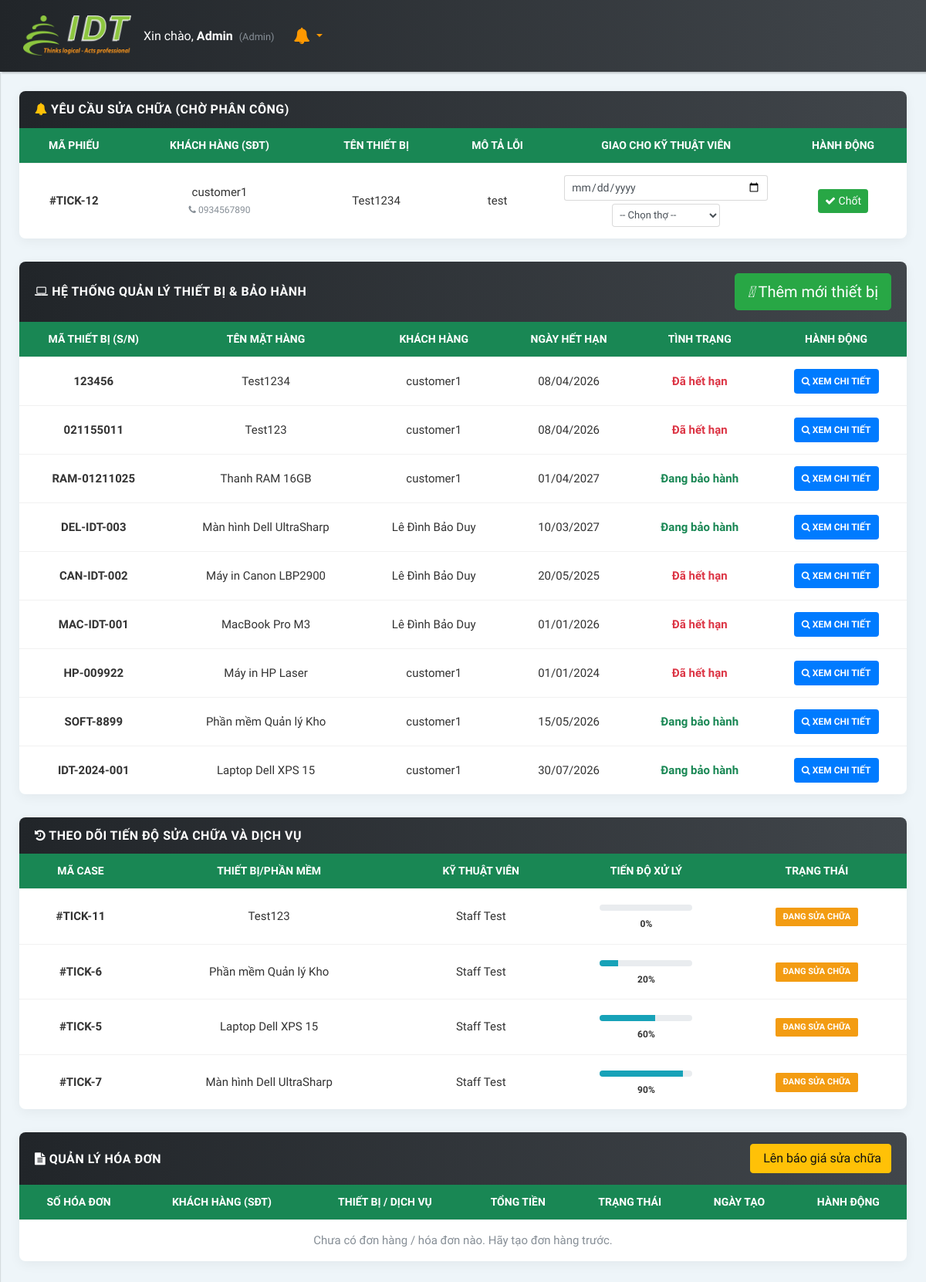
Before: /frontend/admin/quanly.php (signed in) with the older database file.
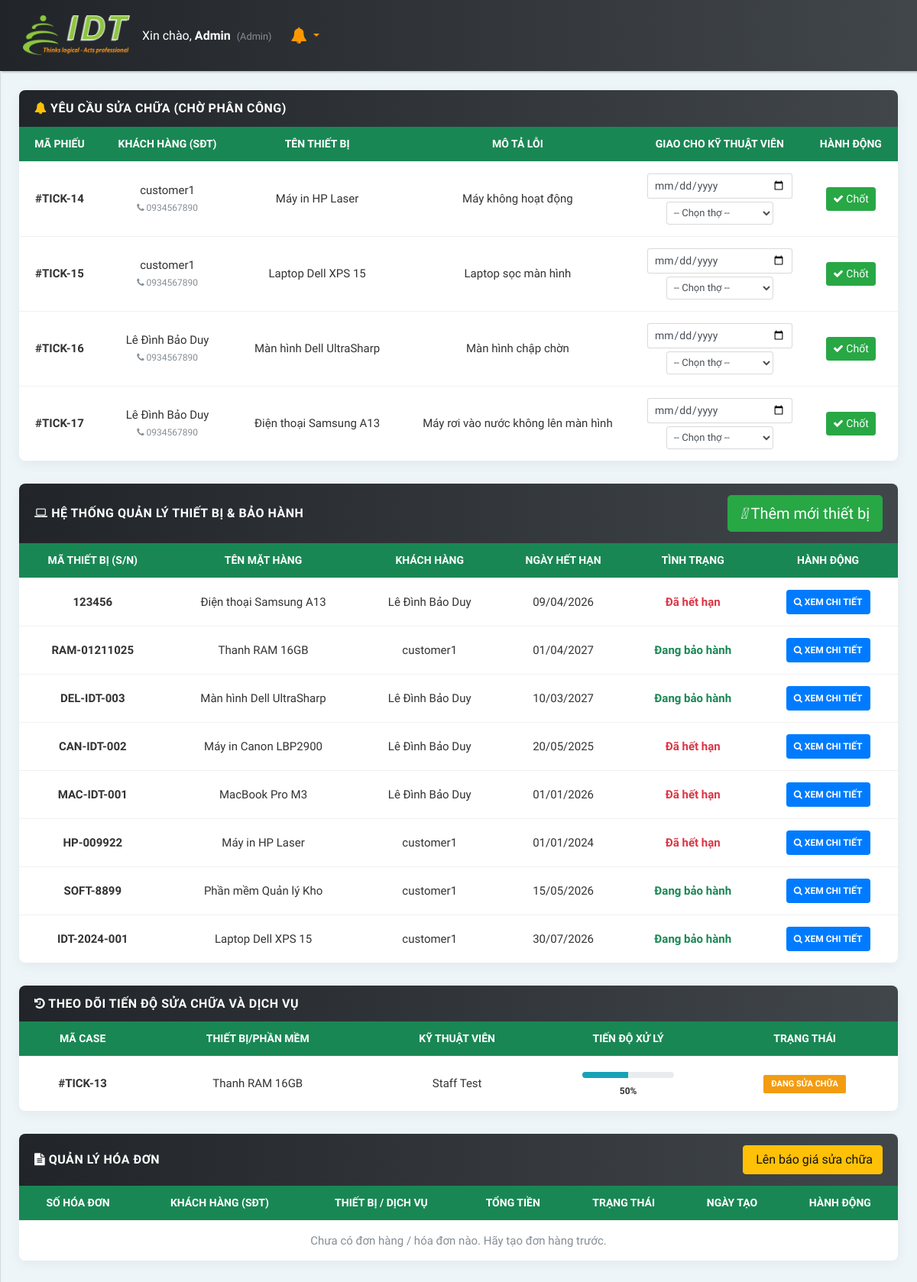
After: the same page with the newer database file.
### tables this page shows
CREATE TABLE `repair_tickets` (
  `id` int(11) NOT NULL,
  `device_id` int(11) DEFAULT NULL,
  `device_name` varchar(150) DEFAULT NULL,
  `reported_serial` varchar(100) DEFAULT NULL,
  `customer_id` int(11) NOT NULL,
  `assigned_to` int(11) DEFAULT NULL,
  `user_id` int(11) DEFAULT NULL,
  `received_date` date DEFAULT NULL,
  `assigned_date` date DEFAULT NULL,
  `due_date` date DEFAULT NULL,
  `description` text DEFAULT NULL,
  `status` enum('pending','repairing','completed','cancelled') DEFAULT 'pending',
  `progress` int(3) NOT NULL DEFAULT 0,
  `created_at` timestamp NOT NULL DEFAULT current_timestamp(),
  `updated_at` timestamp NOT NULL DEFAULT current_timestamp() ON UPDATE current_timestamp()
);

CREATE TABLE `customers` (
  `id` int(11) NOT NULL,
  `name` varchar(150) NOT NULL,
  `phone` varchar(50) DEFAULT NULL,
  `email` varchar(150) NOT NULL,
  `password` varchar(255) NOT NULL,
  `address` text DEFAULT NULL,
  `created_at` timestamp NOT NULL DEFAULT current_timestamp(),
  `updated_at` timestamp NOT NULL DEFAULT current_timestamp() ON UPDATE current_timestamp()
);

CREATE TABLE `devices` (
  `id` int(11) NOT NULL,
  `name` varchar(150) NOT NULL,
  `serial_number` varchar(100) DEFAULT NULL,
  `customer_id` int(11) DEFAULT NULL,
  `type` enum('hardware','software') NOT NULL,
  `warranty_start_date` date DEFAULT NULL,
  `warranty_end_date` date DEFAULT NULL,
  `status` enum('active','expired','repairing') DEFAULT 'active',
  `created_at` timestamp NOT NULL DEFAULT current_timestamp(),
  `updated_at` timestamp NOT NULL DEFAULT current_timestamp() ON UPDATE current_timestamp()
);

CREATE TABLE `users` (
  `id` int(11) NOT NULL,
  `name` varchar(100) DEFAULT NULL,
  `email` varchar(150) DEFAULT NULL,
  `password` varchar(255) NOT NULL,
  `role` enum('admin','manager','staff') NOT NULL DEFAULT 'staff',
  `created_at` timestamp NOT NULL DEFAULT current_timestamp(),
  `updated_at` timestamp NOT NULL DEFAULT current_timestamp() ON UPDATE current_timestamp()
);

### frontend/admin/quanly.php (the view, shortened to what the rows shown need)
<?php
require_once "../../backend/config/database.php";
$currentRole = $_SESSION['role'];
$sql_pending = "SELECT rt.id, rt.received_date, rt.description, COALESCE(d.name, rt.device_name) as device_name, c.name as customer_name, c.phone
                FROM repair_tickets rt
                LEFT JOIN devices d ON rt.device_id = d.id
                JOIN customers c ON rt.customer_id = c.id
                WHERE rt.status = 'pending' AND rt.user_id IS NULL
                ORDER BY rt.created_at ASC";
$result_pending = mysqli_query($conn, $sql_pending);
$pending_tickets = mysqli_fetch_all($result_pending, MYSQLI_ASSOC);
$sql_all_devices = "SELECT d.*, c.name as customer_name
                    FROM devices d
                    LEFT JOIN customers c ON d.customer_id = c.id
                    ORDER BY d.id DESC";
$result_devices = mysqli_query($conn, $sql_all_devices);
$all_devices = mysqli_fetch_all($result_devices, MYSQLI_ASSOC);
$sql_ongoing = "SELECT rt.*, COALESCE(d.name, rt.device_name) as device_name, u.name as staff_name
                FROM repair_tickets rt
                LEFT JOIN devices d ON rt.device_id = d.id
                LEFT JOIN users u ON rt.user_id = u.id
                WHERE rt.status IN ('pending', 'repairing') AND rt.user_id IS NOT NULL
                ORDER BY rt.updated_at DESC";
$result_ongoing = mysqli_query($conn, $sql_ongoing);
$ongoing_tickets = mysqli_fetch_all($result_ongoing, MYSQLI_ASSOC);
?>
<!DOCTYPE html>
<html lang="vi">
<head>
    <link rel="stylesheet" href="css/bootstrap.min.css">
    <link rel="stylesheet" href="font-awesome-4.7.0/css/font-awesome.min.css">
    <link rel="stylesheet" href="css/font-icon-style.css">
    <link rel="stylesheet" href="css/style.default.css" id="theme-stylesheet">
    <link rel="stylesheet" href="css/ui-elements/card.css">
    <link rel="stylesheet" href="css/style.css">
    <link rel="stylesheet" href="path/to/font-awesome/css/font-awesome.min.css">
</head>
<body>
<div class="page">
    <div class="page-content d-flex align-items-stretch">
        <div class="content-inner">
            <div class="row" id="report-pending">
                <div class="col-md-12">
                    <div class="card card-idt-main">
                        <div class="card-body no-padding">
                            <div class="table-responsive">
                                <table class="table idt-table-report table-hover">
                                    <thead>
                                        <tr>
                                            <th class="text-center">Mã Phiếu</th>
                                            <th class="text-center">Khách hàng (SĐT)</th>
                                            <th class="text-center">Tên Thiết bị</th>
                                            <th class="text-center">Mô tả lỗi</th>
                                            <?php if (in_array($currentRole, ['admin', 'manager'])): ?>
                                            <th class="text-center">Giao cho Kỹ thuật viên</th>
                                            <th class="text-center">Hành Động</th>
                                            <?php endif; ?>
                                        </tr>
                                    </thead>
                                    <tbody>
                                        <?php if (empty($pending_tickets)): ?>
                                            <tr><td colspan="6" class="text-center text-muted py-4">Tuyệt vời! Hiện không có yêu cầu nào đang tồn đọng.</td></tr>
                                        <?php else: ?>
                                            <?php foreach ($pending_tickets as $tick): ?>
                                            <tr>
                                                <td class="text-center"><strong>#TICK-<?= $tick['id'] ?></strong></td>
                                                <td class="text-center">
                                                    <?= htmlspecialchars($tick['customer_name']) ?><br>
                                                    <small class="text-muted"><i class="fa fa-phone"></i> <?= htmlspecialchars($tick['phone'] ?? 'Không có') ?></small>
                                                </td>
                                                <td class="text-center"><?= htmlspecialchars($tick['device_name']) ?></td>
                                                <td class="text-center"><?= htmlspecialchars($tick['description']) ?></td>
                                                <?php if (in_array($currentRole, ['admin', 'manager'])): ?>
                                                <td class="text-center">
                                                    <input type="date" class="form-control form-control-sm mb-1" id="due_date_<?= $tick['id'] ?>"
                                                           min="<?= date('Y-m-d') ?>" placeholder="Hạn hoàn thành">
                                                    <select class="form-control form-control-sm" id="staff_assign_<?= $tick['id'] ?>">
                                                        <option value="">-- Chọn thợ --</option>
                                                    </select>
                                                </td>
                                                <td class="text-center action-col">
                                                    <button class="btn btn-sm btn-success" onclick="assignTicket(<?= $tick['id'] ?>)">
                                                        <i class="fa fa-check"></i> Chốt
                                                    </button>
                                                </td>
                                                <?php endif; ?>
                                            </tr>
                                            <?php endforeach; ?>
                                        <?php endif; ?>
                                    </tbody>
                                </table>
                            </div>
                        </div>
                    </div>
                </div>
            </div>
            <div class="row" id="report1">
                <div class="col-md-12">
                    <div class="card card-idt-main">
                        <div class="card-body no-padding">
                            <div class="table-responsive">
                                <table class="table idt-table-report table-hover">
                                    <thead>
                                        <tr>
                                            <th class="text-center">Mã Thiết Bị (S/N)</th>
                                            <th class="text-center">Tên Mặt Hàng</th>
                                            <th class="text-center">Khách Hàng</th>
                                            <th class="text-center">Ngày Hết Hạn</th>
                                            <th class="text-center">Tình Trạng</th>
                                            <th class="text-center">Hành Động</th>
                                        </tr>
                                    </thead>
                                    <tbody>
                                        <?php foreach ($all_devices as $dev):
                                            $end_date = strtotime($dev['warranty_end_date']);
                                            $days_left = ($end_date - time()) / 86400;
                                            $status_class = "text-status-good"; $status_text = "Đang bảo hành";
                                            if ($days_left < 0) { $status_class = "text-status-expired"; $status_text = "Đã hết hạn"; }
                                            elseif ($days_left <= 30) { $status_class = "text-status-warning"; $status_text = "Sắp hết hạn"; }
                                        ?>
                                        <tr>
                                            <td class="text-center"><strong><?= htmlspecialchars($dev['serial_number']) ?></strong></td>
                                            <td class="text-center"><?= htmlspecialchars($dev['name']) ?></td>
                                            <td class="text-center"><?= htmlspecialchars($dev['customer_name'] ?? 'Chưa gán') ?></td>
                                            <td class="text-center"><?= $end_date ? date('d/m/Y', $end_date) : '—' ?></td>
                                            <td class="text-center"><span class="<?= $status_class ?>"><?= $status_text ?></span></td>
                                            <td class="text-center action-col">
                                                <button class="btn-idt-fixed btn-blue" onclick="viewDeviceDetail(<?= $dev['id'] ?>)">
                                                    <i class="fa fa-search"></i> Xem chi tiết
                                                </button>
                                            </td>
                                        </tr>
                                        <?php endforeach; ?>
                                    </tbody>
                                </table>
                            </div>
                        </div>
                    </div>
                </div>
            </div>
            <div class="row" id="report3">
                <div class="col-md-12">
                    <div class="card card-idt-main">
                        <div class="card-body no-padding">
                            <div class="table-responsive">
                                <table class="table idt-table-report table-hover">
                                    <thead>
                                        <tr>
                                            <th class="text-center">Mã Case</th>
                                            <th class="text-center">Thiết bị/Phần mềm</th>
                                            <th class="text-center">Kỹ thuật viên</th>
                                            <th class="text-center">Tiến độ xử lý</th>
                                            <th class="text-center">Trạng thái</th>
                                        </tr>
                                    </thead>
                                    <tbody>
                                        <?php if (empty($ongoing_tickets)): ?>
                                            <tr><td colspan="5" class="text-center text-muted py-4">Không có phiếu nào đang xử lý.</td></tr>
                                        <?php else: ?>
                                            <?php foreach ($ongoing_tickets as $tick): ?>
                                            <tr>
                                                <td class="text-center"><strong>#TICK-<?= $tick['id'] ?></strong></td>
                                                <td class="text-center"><?= htmlspecialchars($tick['device_name']) ?></td>
                                                <td class="text-center"><?= htmlspecialchars($tick['staff_name'] ?? 'Chờ phân công') ?></td>
                                                <td class="align-middle">
                                                    <div class="progress idt-progress-bar" style="margin-bottom: 5px;">
                                                        <div class="progress-bar bg-info" style="width: <?= $tick['progress'] ?>%;"></div>
                                                    </div>
                                                    <div class="text-center"><small class="font-weight-bold"><?= $tick['progress'] ?>%</small></div>
                                                </td>
                                                <td class="text-center action-col">
                                                    <?php
                                                        $btn_class = ($tick['status'] == 'repairing') ? 'btn-warning-idt' : 'btn-info-idt';
                                                        $status_txt = ($tick['status'] == 'repairing') ? 'Đang sửa chữa' : 'Chờ xử lý';
                                                    ?>
                                                    <span class="status-btn <?= $btn_class ?>"><?= $status_txt ?></span>
                                                </td>
                                            </tr>
                                            <?php endforeach; ?>
                                        <?php endif; ?>
                                    </tbody>
                                </table>
                            </div>
                        </div>
                    </div>
                </div>
            </div>
            <div class="row" id="report4">
    <div class="col-md-12">
        <div class="card card-idt-main">
            <div class="card-body no-padding">
                <div class="table-responsive">
                    <table class="table idt-table-report table-hover">
                        <thead>
                            <tr>
                                <th class="text-center">Số Hóa Đơn</th>
                                <th class="text-center">Khách hàng (SĐT)</th>
                                <th class="text-center">Thiết bị / Dịch vụ</th>
                                <th class="text-center">Tổng tiền</th>
                                <th class="text-center">Trạng thái</th>
                                <th class="text-center">Ngày tạo</th>
                                <th class="text-center">Hành Động</th>
                            </tr>
                        </thead>
                    </table>
                </div>
            </div>
        </div>
    </div>
</div>
        </div>
    </div>
</div>
</body>
</html>

Changed rows visible on the page:
removed repair_tickets: id "12", customer.name "customer1", customer.phone "0934567890", device_name "Test1234", description "test", shown under "YÊU CẦU SỬA CHỮA (CHỜ PHÂN CÔNG)"
removed devices: serial_number "123456", name "Test1234", customer.name "customer1", warranty_end_date "08/04/2026", warranty_end_date "Đã hết hạn"
removed devices: serial_number "021155011", name "Test123", customer.name "customer1", warranty_end_date "08/04/2026", warranty_end_date "Đã hết hạn"
removed repair_tickets: id "11", device_name "Test123", user.name "Staff Test", progress "0", status "ĐANG SỬA CHỮA", shown under "THEO DÕI TIẾN ĐỘ SỬA CHỮA VÀ DỊCH VỤ"
removed repair_tickets: id "6", device_name "Phần mềm Quản lý Kho", user.name "Staff Test", progress "20", status "ĐANG SỬA CHỮA", shown under "THEO DÕI TIẾN ĐỘ SỬA CHỮA VÀ DỊCH VỤ"
removed repair_tickets: id "5", device_name "Laptop Dell XPS 15", assigned_to.name "Staff Test", progress "60", status "ĐANG SỬA CHỮA", shown under "THEO DÕI TIẾN ĐỘ SỬA CHỮA VÀ DỊCH VỤ"
removed repair_tickets: id "7", device_name "Màn hình Dell UltraSharp", assigned_to.name "Staff Test", progress "90", status "ĐANG SỬA CHỮA", shown under "THEO DÕI TIẾN ĐỘ SỬA CHỮA VÀ DỊCH VỤ"
added repair_tickets: id "14", customer.name "customer1", customer.phone "0934567890", device_name "Máy in HP Laser", description "Máy không hoạt động", shown under "YÊU CẦU SỬA CHỮA (CHỜ PHÂN CÔNG)"
added repair_tickets: id "15", customer.name "customer1", customer.phone "0934567890", device_name "Laptop Dell XPS 15", description "Laptop sọc màn hình", shown under "YÊU CẦU SỬA CHỮA (CHỜ PHÂN CÔNG)"
added repair_tickets: id "16", customer.name "Lê Đình Bảo Duy", customer.phone "0934567890", device_name "Màn hình Dell UltraSharp", description "Màn hình chập chờn", shown under "YÊU CẦU SỬA CHỮA (CHỜ PHÂN CÔNG)"
added repair_tickets: id "17", customer.name "Lê Đình Bảo Duy", customer.phone "0934567890", device_name "Điện thoại Samsung A13", description "Máy rơi vào nước không lên màn hình", shown under "YÊU CẦU SỬA CHỮA (CHỜ PHÂN CÔNG)"
added devices: serial_number "123456", name "Điện thoại Samsung A13", customer.name "Lê Đình Bảo Duy", warranty_end_date "09/04/2026", warranty_end_date "Đã hết hạn"
added repair_tickets: id "13", device_name "Thanh RAM 16GB", user.name "Staff Test", progress "50", status "ĐANG SỬA CHỮA", shown under "THEO DÕI TIẾN ĐỘ SỬA CHỮA VÀ DỊCH VỤ"
